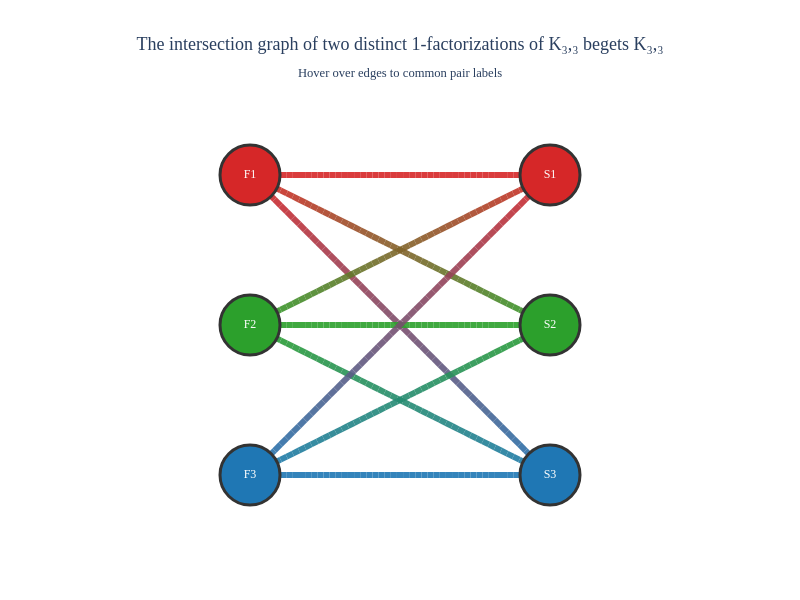

The code cell stored with this chart in its notebook:
### Markdown cell above
## 3. Diagnostic

The pairings in the Example correspond to the matching of (FLAT, Round 1) and (STAR, Round 1), And the resulting pattern can not be part of a proper edge coloring on $K_{3,3}$. **Virtually** the encounter (1 versus 6) is played twice, In practice there are two **hidden** games involoving teams not in $K_{3,3}$, NIP and Eternal Fire.

To analyze the relationship between different proper 3-edge-colorings, we adopt the language of 1-factorizations, where each coloring corresponds to a partition into factors (perfect matchings)." The following construct explains the issue better. For clarity, in this notebook, a proper edge coloring refers strictly to a practical matching strategy in the Swiss Bracket tournament.

Let us consider an intersection graph where each node represents a factor of either ther Star or Flat 1-factorization of $K_{3,3}$. and each edge represent a common edge. For example, the factors *Flat Round1* (F1) and *Star Round 1* (S1) share the edge (1, 6) thus are connected.

### Code cell
from ema.intersection import intersection_graph_STAR_FLAT

fig = intersection_graph_STAR_FLAT()
fig.show()
#fig.write_image('figures/intersection.pdf')
